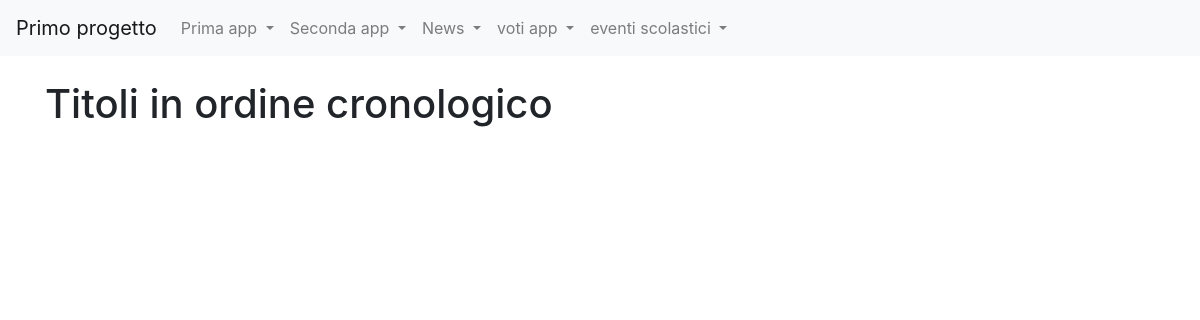
The app's page /eventi_scolastici/view_a_eventi, older data.
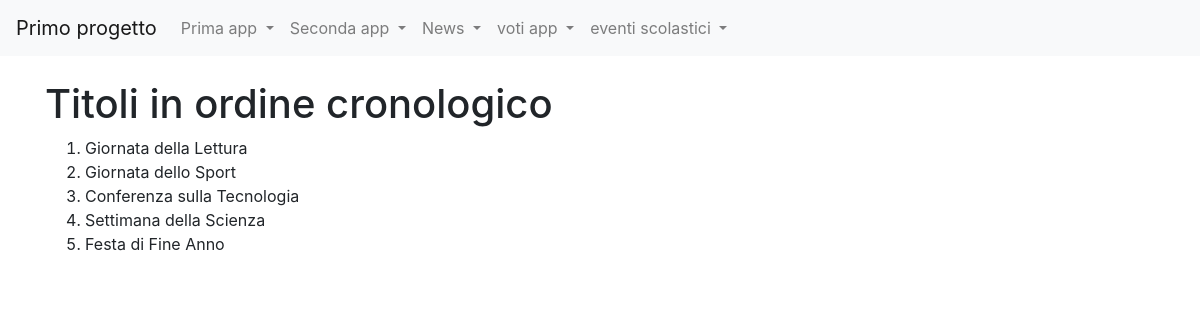
The same page, newer data.
### eventi_scolastici/models.py (models this page shows, shortened)
class Evento(models.Model):
    titolo=models.CharField(max_length=40)
    data=models.DateField(blank=True)
    descrizione=models.TextField()
    partecipanti= models.IntegerField(default=0,blank=True)
    class Meta:
        verbose_name="Evento"
        verbose_name_plural="Eventi"

### eventi_scolastici/views.py (the view)
# urls.py: path("view_a_eventi", views.view_a_eventi, name="view_a_eventi"),
def view_a_eventi(request):
    eventi=Evento.objects.all()
    eventi=eventi.order_by('data')
    return render(request, "view_a_eventi.html", context={
        'eventi':eventi
    })

### eventi_scolastici/templates/view_a_eventi.html (shortened to what this page needs)
{% extends "base.html"%}
{%block content%}
    <h1>Titoli in ordine cronologico</h1>
    <ol>
        {% for evento in eventi %}
            <li>{{ evento.titolo }}</li>
        {% endfor %}
    </ol>
{%endblock content%}

Row changes from the older to the newer data that the page shows:
added Evento: titolo "Giornata della Lettura"
added Evento: titolo "Giornata dello Sport"
added Evento: titolo "Conferenza sulla Tecnologia"
added Evento: titolo "Settimana della Scienza"
added Evento: titolo "Festa di Fine Anno"
